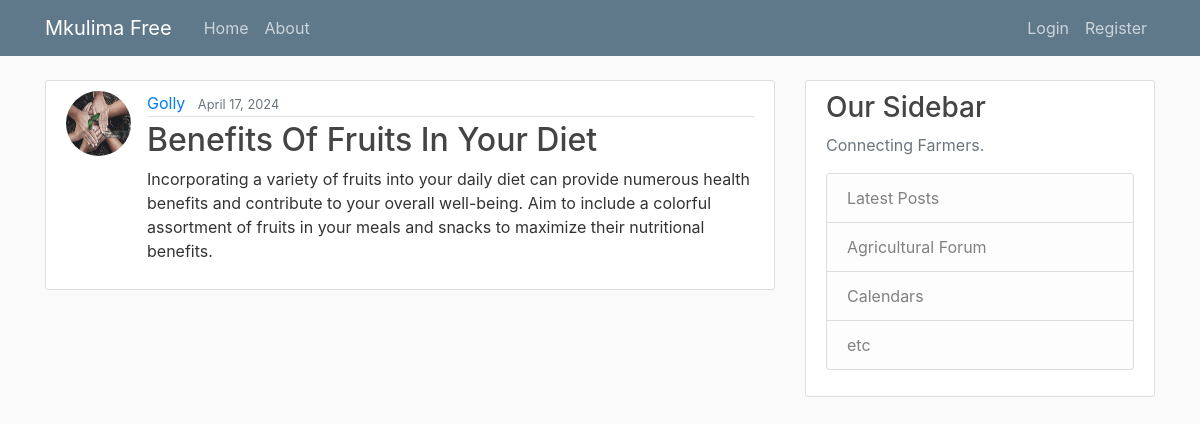
The page /post/8/ on the database its author committed.
### blog/models.py (models this page shows, shortened)
class Post(models.Model):
    title = models.CharField(max_length=100)
    content = models.TextField()
    date_posted = models.DateTimeField(default=timezone.now)
    author = models.ForeignKey(User, on_delete=models.CASCADE, related_name='blog_posts')

### users/models.py (models this page shows, shortened)
class Profile(models.Model):
    user = models.OneToOneField(User, on_delete=models.CASCADE)
    image = models.ImageField(default='default.jpg', upload_to='profile_pics')

### blog/views.py (the view)
# urls.py: path('post/<int:pk>/', PostDetailView.as_view(), name='post-detail'),
class PostDetailView(DetailView):
    model = Post

### blog/templates/blog/post_detail.html (shortened to what this page needs)
{% extends "blog/base.html" %}
{% block content %}
  <article class="media content-section">
    <img class="rounded-circle article-img" src="{{ object.author.profile.image.url }}">
    <div class="media-body">
      <div class="article-metadata">
        <a class="mr-2" href="#">{{ object.author }}</a>
        <small class="text-muted">{{ object.date_posted|date:"F d, Y" }}</small>
      </div>
      <h2 class="article-title">{{ object.title }}</h2>
      <p class="article-content">{{ object.content }}</p>
    </div>
  </article>
{% endblock content %}

### blog/static/blog/main.css (style rules this page uses)
body { background: #fafafa; color: #333333; margin-top: 5rem; }
h1, h2, h3, h4, h5, h6 { color: #444444; }
.content-section { background: #ffffff; padding: 10px 20px; border: 1px solid #dddddd; border-radius: 3px; margin-bottom: 20px; }
.article-title { color: #444444; }
.article-content { white-space: pre-line; }
.article-img { height: 65px; width: 65px; margin-right: 16px; }
.article-metadata { padding-bottom: 1px; margin-bottom: 4px; border-bottom: 1px solid #e3e3e3 }

### rows shown on the page
Post: author.profile.image (placeholder picture), author "Golly", date_posted "April 17, 2024", title "Benefits Of Fruits In Your Diet", content "Incorporating a variety of fruits into your daily diet can provide numerous health benefits and contribute to your overall well-being. Aim to include a colorful assortment of fruits in your meals and snacks to maximize their nutritional benefits."
